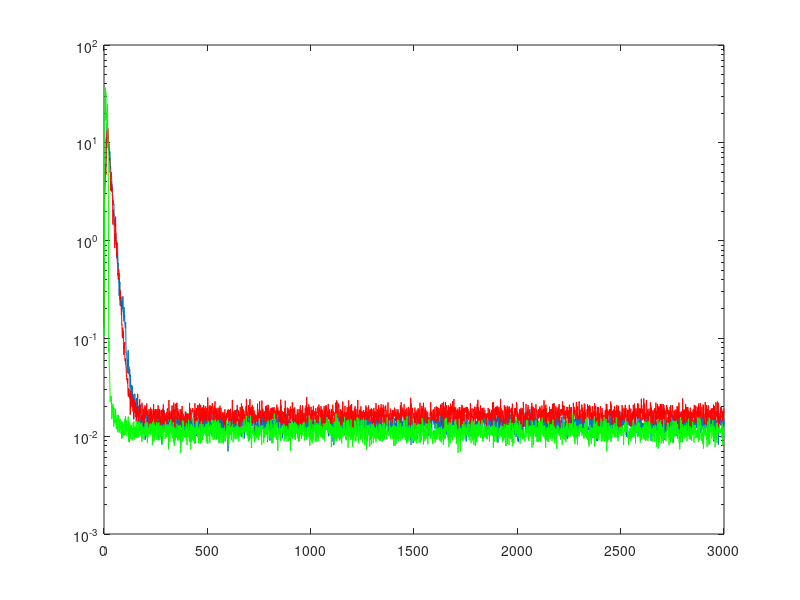

MATLAB code for this plot:
clear all

%
w0 = ones(15,1);
w0(9:15) = -1*w0(9:15);

h = [0.35,1,-0.35];

runs = 100;
sigman = 0.1;
itn = 3000;
xi=zeros(itn,1);
N = length(w0);

mu = 0.5;
alpha = 0.99;
for k=1:runs
	x=filter(h,1,randn(itn,1));
	d=filter(w0,1,x)+sigman*randn(itn,1);
	w=zeros(N,1);
    xtdl=zeros(size(w));
    pxx = 1;
	for n=1:itn
		xtdl=[x(n);xtdl(1:length(xtdl)-1)];
		yhat=w'*xtdl;
		e=d(n)-yhat;
%         pxx = xtdl'*xtdl;
%         w=w+mu*e*xtdl/(pxx+0.01);
        pxx = alpha*pxx+(1-alpha)*xtdl(1)*xtdl(1);
		w=w+mu*e*xtdl/(N*pxx+0.01);
		xi(n)=xi(n)+e^2;
	end
end
xi=xi/runs;
semilogy(xi)

mu = 0.02;
for k=1:runs
	x=filter(h,1,randn(itn,1));
	d=filter(w0,1,x)+sigman*randn(itn,1);
	w=zeros(N,1);
    xtdl=zeros(size(w));
	for n=1:itn
		xtdl=[x(n);xtdl(1:length(xtdl)-1)];
		yhat=w'*xtdl;
		e=d(n)-yhat;
		w=w+2*mu*e*xtdl;
		xi(n)=xi(n)+e^2;
	end
end
xi=xi/runs;
hold on
semilogy(xi,'r')


delta = 0.0001;
lambda = 0.985;

xi=zeros(itn,1);
for k=1:runs
	x=filter(h,1,randn(itn,1));
	d=filter(w0,1,x)+sigman*randn(itn,1);
	w=zeros(N,1);
    xtdl=zeros(size(w));
	Rxx_inv=(1/delta)*eye(N);
	for n=1:itn
		xtdl=[x(n);xtdl(1:length(xtdl)-1)];
		u=Rxx_inv*xtdl;
		k=u/(lambda+xtdl'*u);
		yhat=w'*xtdl;
		e=d(n)-yhat;
		w=w+k*e;
		Rxx_inv=(1/lambda)*(Rxx_inv-k*(xtdl'*Rxx_inv));
		xi(n)=xi(n)+e^2;
	end
end
xi=xi/runs;
semilogy(xi,'g')

